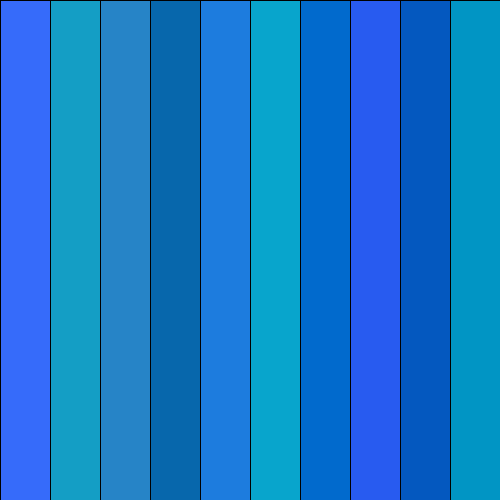
Frame 1 (no input)
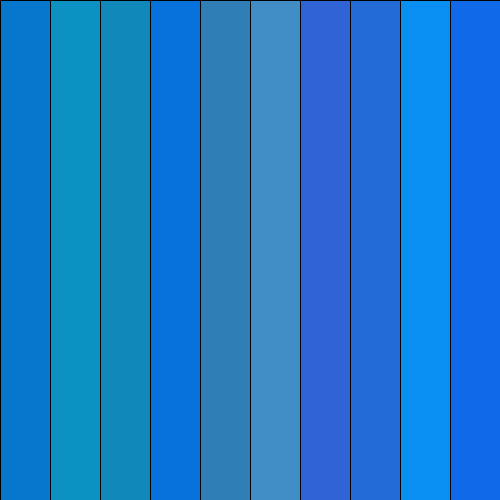
Frame 60 (the mouse pressed at the canvas centre just before this capture)
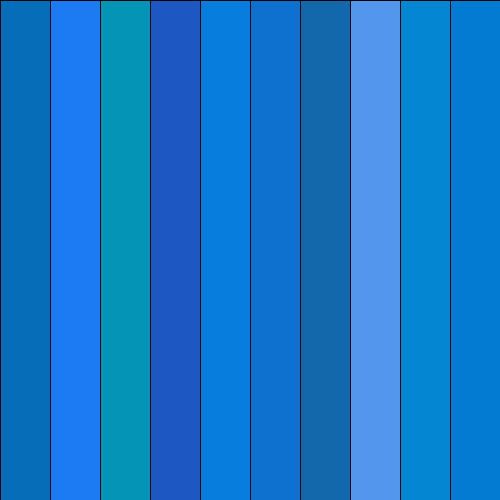
Frame 120 (the mouse held since frame 60 and released just before this capture)

The Processing sketch that drew these frames (run headless with seeded random() and noise(); from frame 60 on, the mouse is pressed at the canvas centre):

// Processing sketch: Weirdly_Colored_Piano_Keys
// ── Weirdly_Colored_Piano_Keys.pde
int  barWidth = 50;
void setup () {
 size(500,500);
 frameRate(60);
}

void draw () {
  for(int x=0;x<=width-barWidth;x+=50) {
    if (mouseX>x && mouseX<x+barWidth) {
     fill(mouseX*.51,random(255),random(255)); 
    }
    else {
    fill(random(0,85),random(86,170),random(171,255));
    }
    rect(x,0,barWidth,height);
    
  }
}
